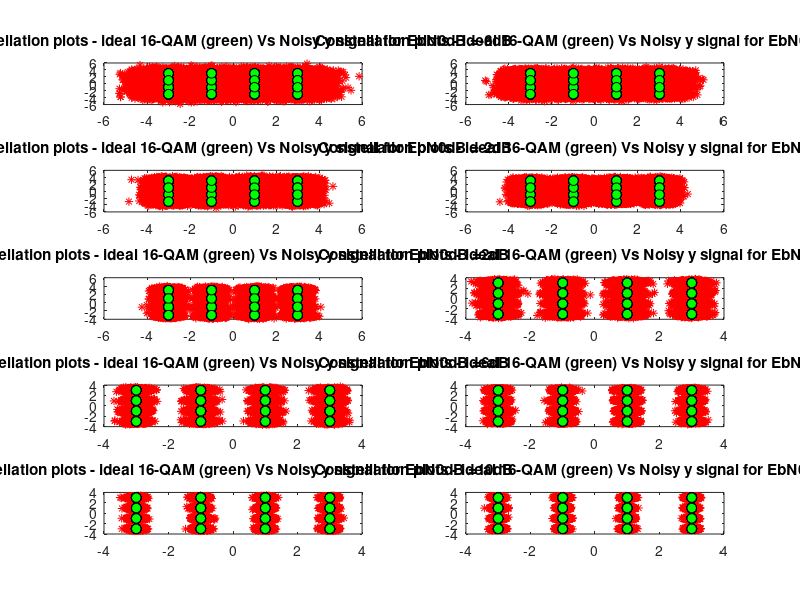
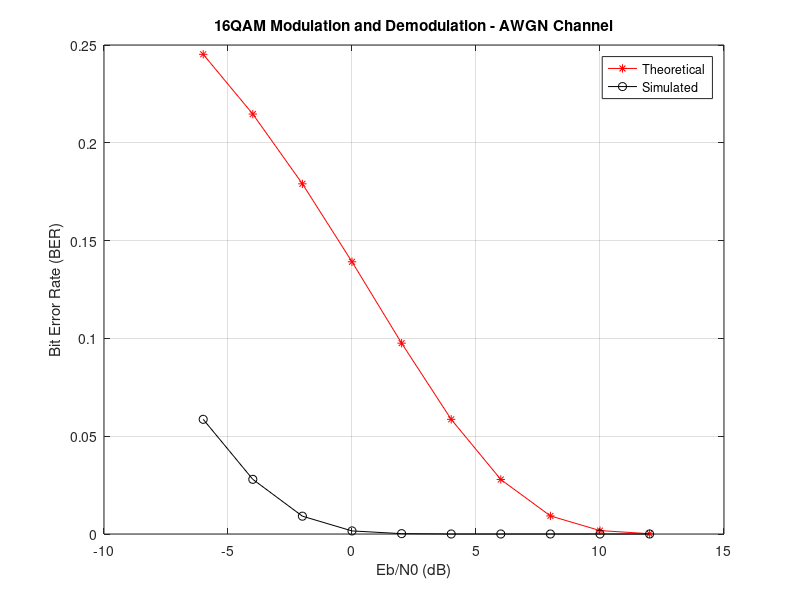

MATLAB code to generate these figures, in order:
clc; clear; close all;
% Parameters
N = 100000; % Number of data bits to send over the channel
EbN0dB = -6:2:12;
% Add additional bits to make the length multiple of 4 (for 16QAM)
N = N + rem((4 - rem(N, 4)), 4);
% Generate random 1's and 0's as data
x = rand(1, N) >= 0.5;
%% 16QAM Modulation
% Group bits into groups of 4 for 16QAM mapping
inputSymBin = reshape(x, 4, N/4)';
% Convert each group of 4 bits to decimal value
b = bin2dec(num2str(inputSymBin, '%-1d'))';
% 16QAM Constellation Mapping
map = [-3 -3; -3 -1; -3 3; -3 1; -1 -3; -1 -1; -1 3; -1 1; 3 -3; 3 -1; 3 3; 3 1; 1 -3; 1 -1; 1 3; 1 1];
s = map(b(:) + 1, 1) + 1i * map(b(:) + 1, 2);
M=16; Rm=log2(M);

% Simulation for each Eb/N0 value
simulatedBER = zeros(1, length(EbN0dB));
theoreticalBER = zeros(1, length(EbN0dB));
count = 1;

for i = EbN0dB
    %-------------------------------------------
    % Channel Noise for various Eb/N0
    %-------------------------------------------
    % Adding noise with variance according to the required Eb/N0
    EbN0 = 10^(i / 10); % Converting Eb/N0 dB value to linear scale
    % Calculate the noise standard deviation
    noiseSigma = sqrt(1/(2*log2(16)*EbN0));
    
    % Creating complex noise for adding with 16QAM signal
    % Noise is complex since 16QAM is in complex representation
    n=noiseSigma*(randn(1,length(s)) + 1i*randn(1,length(s)))';
    y=s+n;

    %Plotting Constellation
    subplot(5,2,(i+6)/2+1)
    plot(real(y),imag(y),'r*');hold on;
    plot(real(s),imag(s),'ko','MarkerFaceColor','g','MarkerSize',7);hold off;
    title(['Constellation plots - ideal 16-QAM (green) Vs Noisy y signal for EbN0dB =',num2str(i),'dB']);
    
    % 16QAM Demodulation
    % Find the closest constellation point for each received symbol
    demodSymbols = zeros(1, length(y));
    for j = 1:length(y)
        [~, minindex] = min(abs(y(j) - map(:, 1) - 1i * map(:, 2)));
        demodSymbols(j) = minindex - 1;
    end
    
    % Convert demodulated symbols to binary representation
    demodBits = dec2bin(demodSymbols, 4) - '0';
    demodBits = demodBits';
    demodBits = demodBits(:)';
    
    % Calculate Bit Error Rate (BER)
    numErrors = sum(xor(x, demodBits));
    simulatedBER(count) = numErrors / N;
    theoreticalBER(count) = (2/Rm)*(1-1/sqrt(M))*erfc(sqrt((3*Rm/(2*(M-1)))*EbN0));
    count = count + 1;
end
%% BER Plotting
figure;
plot(EbN0dB, theoreticalBER, 'r-*'); hold on;
plot(EbN0dB, simulatedBER, 'k-o'); hold off;
xlabel('Eb/N0 (dB)'); ylabel('Bit Error Rate (BER)');
legend('Theoretical','Simulated')
title('16QAM Modulation and Demodulation - AWGN Channel');
grid on;

